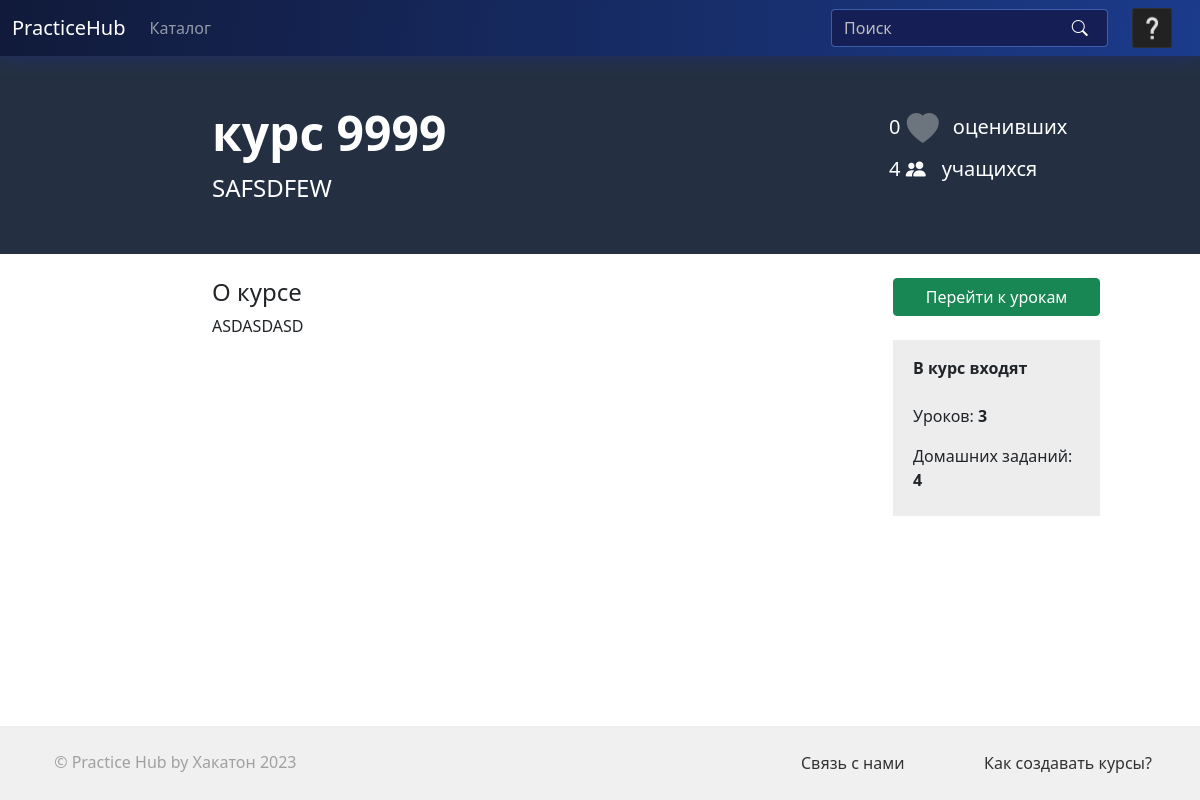
Page /courses/1 (signed in) on the committed database.
### models.py (models this page shows, shortened)
class Course(db.Model):
    id = db.Column(db.Integer, primary_key=True)
    name = db.Column(db.String(64), index=True, unique=True)
    author_id = db.Column(db.Integer, db.ForeignKey('user.id'))
    lessons = db.relationship('Lesson', backref='course', lazy='select',
                              cascade="all, delete-orphan")
    desc = db.Column(db.Text, nullable=False)
    short_desc = db.Column(db.Text, nullable=False)
    img_path = db.Column(db.String(64))
    img_uuid = db.Column(db.String(64), index=True)
    is_published = db.Column(db.Boolean, default=False)
    users = db.relationship('User', secondary=MyCourses.__table__, backref='course')
    likes = column_property(select(func.count(MyCourses.liked)).where(MyCourses.course_id == id).scalar_subquery())

### routes.py (the view)
@app.route('/<string:path>')
def get_file(path):
    return send_file(path)

### models.py (called while the page is built)
@login.user_loader
def load_user(id):
    return User.query.get(int(id))

### tag_parser.py (called while the page is built, shortened)
def find_pattern(string: str, pattern: str, cur_pos=0) -> int:
    n = len(string)
    n2 = len(pattern)
    if cur_pos >= n - n2:
        return -1
    for i in range(cur_pos, n - n2 + 1):
        str_part = string[i:i + n2]
        total_cmp = 0
        for k in range(n2):
            if str_part[k] == pattern[k] or pattern[k] == "*":
                total_cmp += 1
                continue
        if total_cmp == n2:  # found pattern
            return i
    return -1

def process_in_out_tag(string: str, in_: str, out: str, html_in: str, html_out: str):
    original_string = string
    header_entry = find_pattern(string, in_)
    if header_entry == -1:
        return string

def process_link_tags(string: str) -> str:
    original_string = string
    result = string
    link_entry = find_pattern(result, "[LINK name=")
    return result

def process_color_tags(string: str) -> str:
    original_string = string
    result = string
    color_entry = find_pattern(result, "[COLOR #******]")
    return result

def process_hr_tags(string: str) -> str:
    result = string
    hr_entry = find_pattern(result, "[HR]")
    while hr_entry != -1:
        result = replace_string(result, "<hr>", hr_entry, 4)
        hr_entry = find_pattern(result, "[HR]")
    return result

### templates/course.html (shortened to what this page needs)
{% extends 'base.html' %}
{% block fullsize_content %}
  <div class="container-fluid pt-5 my-auto pb-5 mb-4"
       style="background-color: #243042; overflow-x: hidden">
    <div class="row">
      <div class="col-md-2"></div>
      <div class="col-md-6">
        <h2 class="display-5 fw-bold" style="color: white;">{{ course.name }}</h2>
        <p class="fs-4 text-break mb-0 me-5 d-block" style="color: white;">
          {{ course.short_desc }}
        </p>
      </div>
      <div class="col-lg-3 col-md-4 fs-5" style="color: white;">
        <form action="{{ url_for('like', course_id=course.id) }}" method="post" class="ms-auto my-w-75 px-2 md-fullsize">
          {{ like_cnt }} <button type="submit" class="btn p-0 me-2" {% if not started %}disabled{% endif %} title="Поступите на курс, чтобы оценить его"><i class="bi bi-heart-fill {% if liked %}liked{% else %}unliked{% endif %}" style="font-size: xx-large"></i></button> оценивших<br>
          {{ course.users|length }} <i class="bi bi-people-fill me-3" style="color: white;"></i>учащихся<br>
        </form>
      </div>
      <div class="col-lg-1"></div>
    </div>
  </div>
  <div class="container-fluid px-0">
    <div class="row w-100 ms-auto me-3">
      <div class="col-md-2"></div>
      <div class="col-md-6" style="">
        <h4>О курсе</h4>
        <p class="fs-6">{{ formatted_desc|safe }}</p>
      </div>
      <div class="col-md-3" style="">
        <div class="row my-w-75 ms-auto md-fullsize">
          {% if started %}
            <a class="btn btn-success w-100" href="{{ url_for('lessons', course_id=course.id) }}">Перейти к
              урокам</a>
          {% else %}
            <form action="" method="post" class="px-0">
              <button class="btn btn-success w-100">Поступить на курс</button>
            </form>
          {% endif %}
        </div>
        <div class="row py-3 px-2 mt-4 my-w-75 ms-md-auto md-fullsize" style="background-color: #ededed;">
          <p class="fs-6 fw-bold">В курс входят</p>
          <div class="d-flex flex-column">
            <span class="my-2">Уроков: <span class="fw-bold fs-6">{{ course_cnt }}</span></span>
            <span class="my-2">Домашних заданий: <span
                class="fw-bold fs-6">{{ hw_cnt }}</span></span>
          </div>
        </div>
      </div>
      <div class="col-lg-1"></div>
    </div>
  </div>
{% endblock fullsize_content %}

### static/css/style.css (style rules this page uses)
:root { --xlight-gray: #fafafa; --light-gray: #e6e6e6; --mid-gray: #586273; --mbgc: rgba(27,59,139,1); --sbgc: rgba(21,37,85, 1); }
html, body, .t-b { min-height: 100%; }
.btn { background-color: white; line-height: normal; }
.my-w-75 { width: 75%; }
.unliked { color: #6c757d; }

### rows in the picture
Course: name "курс 9999", short_desc "SAFSDFEW", desc "ASDASDASD"

### other values in the picture
{{ like_cnt }} "0"
{{ course.users|length }} "4"
{{ course_cnt }} "3"
{{ hw_cnt }} "4"
